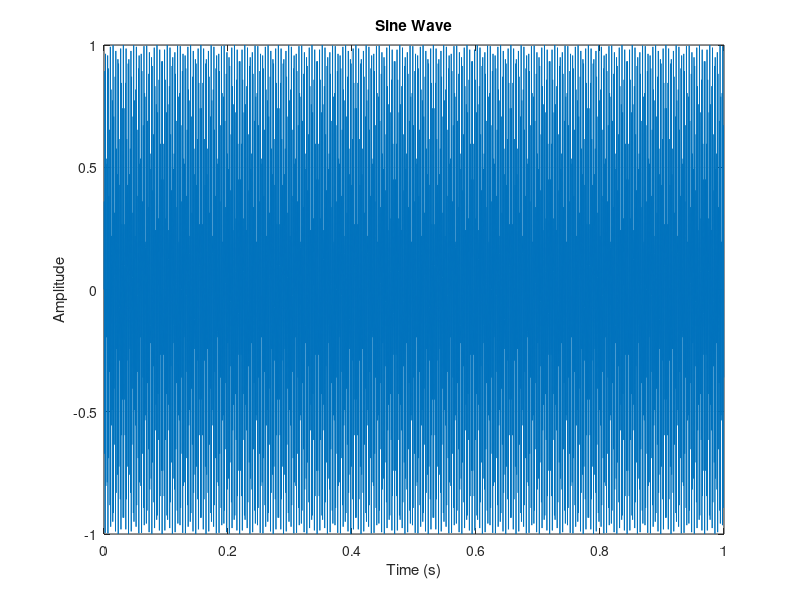
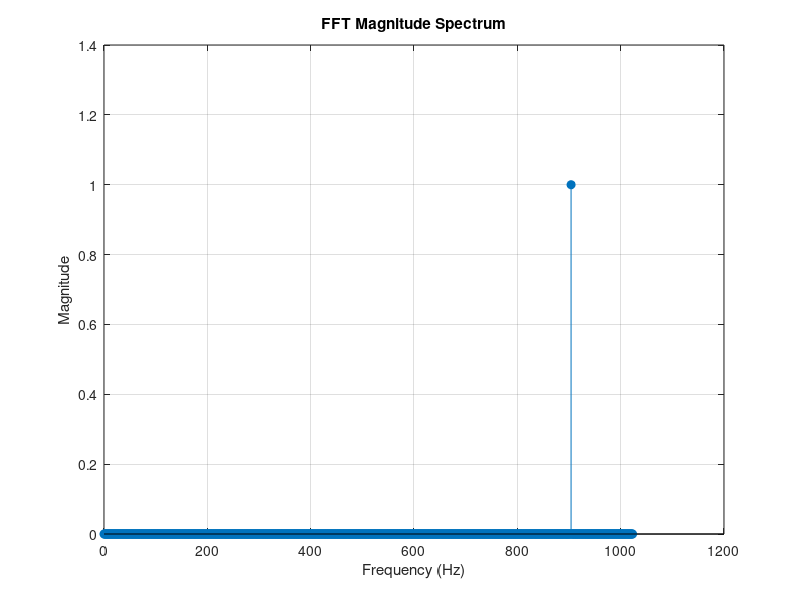
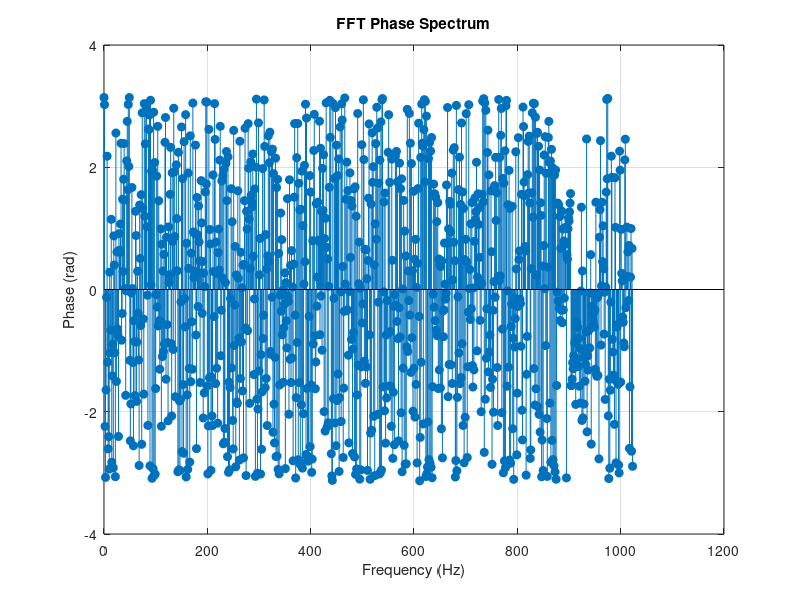

Write the MATLAB code that produced these figures, in order.
% Parameters
Fs = 2048;          % Sampling frequency (Hz)
f = 5000;            % Sine wave frequency (Hz)
A = 1.0;            % Amplitude
duration = 1.0;     % Duration in seconds
N = Fs * duration;  % Total samples

% Time vector and sine wave
t = (0:N-1)/Fs;
x = A * sin(2*pi*f*t);

% FFT
X = fft(x);
Mag = abs(X) * 2 / N;           % Normalize for amplitude
Phase = angle(X);               % Phase spectrum
f_axis = (0:N-1) * Fs / N;      % Frequency axis

% Plot Time-Domain Signal
figure;
plot(t, x);
xlabel('Time (s)');
ylabel('Amplitude');
title('Sine Wave');
grid on;

% Plot Magnitude Spectrum
figure;
stem(f_axis(1:N/2), Mag(1:N/2), 'filled');
xlabel('Frequency (Hz)');
ylabel('Magnitude');
title('FFT Magnitude Spectrum');
grid on;

% Plot Phase Spectrum
figure;
stem(f_axis(1:N/2), Phase(1:N/2), 'filled');
xlabel('Frequency (Hz)');
ylabel('Phase (rad)');
title('FFT Phase Spectrum');
grid on;

% Display key FFT bin (should show spike near bin 100)
[~, peak_bin] = max(Mag);
fprintf('Peak Bin: %d\n', peak_bin);
fprintf('Frequency: %.2f Hz\n', f_axis(peak_bin));
fprintf('Magnitude: %.4f\n', Mag(peak_bin));
fprintf('Phase: %.4f radians\n', Phase(peak_bin));

% Save CSVs (optional)
%writematrix([t(:), x(:)], 'sine_wave_matlab.csv');   % Time-domain
%fft_out = [f_axis(:), Mag(:), Phase(:)];
%writematrix(fft_out, 'fft_output_matlab.csv');       % Frequency-domain
